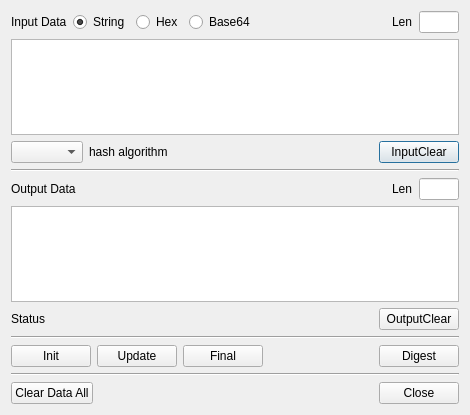
<?xml version="1.0" encoding="UTF-8"?>
<ui version="4.0">
 <class>GenHashDlg</class>
 <widget class="QDialog" name="GenHashDlg">
  <property name="geometry">
   <rect>
    <x>0</x>
    <y>0</y>
    <width>470</width>
    <height>415</height>
   </rect>
  </property>
  <property name="windowTitle">
   <string>Generate hash value</string>
  </property>
  <layout class="QVBoxLayout" name="verticalLayout">
   <item>
    <layout class="QHBoxLayout" name="horizontalLayout">
     <property name="topMargin">
      <number>0</number>
     </property>
     <item>
      <widget class="QLabel" name="label_2">
       <property name="text">
        <string>Input Data</string>
       </property>
      </widget>
     </item>
     <item>
      <widget class="QRadioButton" name="mInputStringRadio">
       <property name="text">
        <string>String</string>
       </property>
       <property name="checked">
        <bool>true</bool>
       </property>
      </widget>
     </item>
     <item>
      <widget class="QRadioButton" name="mInputHexRadio">
       <property name="text">
        <string>Hex</string>
       </property>
      </widget>
     </item>
     <item>
      <widget class="QRadioButton" name="mInputBase64Radio">
       <property name="text">
        <string>Base64</string>
       </property>
      </widget>
     </item>
     <item>
      <spacer name="horizontalSpacer">
       <property name="orientation">
        <enum>Qt::Horizontal</enum>
       </property>
       <property name="sizeHint" stdset="0">
        <size>
         <width>40</width>
         <height>20</height>
        </size>
       </property>
      </spacer>
     </item>
     <item>
      <widget class="QLabel" name="label_4">
       <property name="text">
        <string>Len</string>
       </property>
      </widget>
     </item>
     <item>
      <widget class="QLineEdit" name="mInputLenText">
       <property name="minimumSize">
        <size>
         <width>40</width>
         <height>0</height>
        </size>
       </property>
       <property name="maximumSize">
        <size>
         <width>40</width>
         <height>16777215</height>
        </size>
       </property>
       <property name="readOnly">
        <bool>true</bool>
       </property>
      </widget>
     </item>
    </layout>
   </item>
   <item>
    <widget class="QPlainTextEdit" name="mInputText"/>
   </item>
   <item>
    <layout class="QHBoxLayout" name="horizontalLayout_2">
     <item>
      <widget class="QComboBox" name="mOutputHashCombo"/>
     </item>
     <item>
      <widget class="QLabel" name="label">
       <property name="text">
        <string>hash algorithm</string>
       </property>
      </widget>
     </item>
     <item>
      <spacer name="horizontalSpacer_2">
       <property name="orientation">
        <enum>Qt::Horizontal</enum>
       </property>
       <property name="sizeHint" stdset="0">
        <size>
         <width>40</width>
         <height>20</height>
        </size>
       </property>
      </spacer>
     </item>
     <item>
      <widget class="QPushButton" name="mInputClearBtn">
       <property name="text">
        <string>InputClear</string>
       </property>
      </widget>
     </item>
    </layout>
   </item>
   <item>
    <widget class="Line" name="line">
     <property name="orientation">
      <enum>Qt::Horizontal</enum>
     </property>
    </widget>
   </item>
   <item>
    <layout class="QGridLayout" name="gridLayout_3">
     <property name="topMargin">
      <number>0</number>
     </property>
     <item row="0" column="3">
      <widget class="QLineEdit" name="mOutputLenText">
       <property name="minimumSize">
        <size>
         <width>40</width>
         <height>0</height>
        </size>
       </property>
       <property name="maximumSize">
        <size>
         <width>40</width>
         <height>16777215</height>
        </size>
       </property>
       <property name="readOnly">
        <bool>true</bool>
       </property>
      </widget>
     </item>
     <item row="0" column="0">
      <widget class="QLabel" name="label_3">
       <property name="text">
        <string>Output Data</string>
       </property>
      </widget>
     </item>
     <item row="0" column="1">
      <spacer name="horizontalSpacer_4">
       <property name="orientation">
        <enum>Qt::Horizontal</enum>
       </property>
       <property name="sizeHint" stdset="0">
        <size>
         <width>40</width>
         <height>20</height>
        </size>
       </property>
      </spacer>
     </item>
     <item row="0" column="2">
      <widget class="QLabel" name="label_5">
       <property name="text">
        <string>Len</string>
       </property>
      </widget>
     </item>
    </layout>
   </item>
   <item>
    <widget class="QPlainTextEdit" name="mOutputText"/>
   </item>
   <item>
    <layout class="QGridLayout" name="gridLayout_4">
     <property name="topMargin">
      <number>0</number>
     </property>
     <item row="0" column="0">
      <widget class="QLabel" name="mStatusLabel">
       <property name="text">
        <string>Status</string>
       </property>
      </widget>
     </item>
     <item row="0" column="2">
      <widget class="QPushButton" name="mOutputClearBtn">
       <property name="text">
        <string>OutputClear</string>
       </property>
      </widget>
     </item>
     <item row="0" column="1">
      <spacer name="horizontalSpacer_5">
       <property name="orientation">
        <enum>Qt::Horizontal</enum>
       </property>
       <property name="sizeHint" stdset="0">
        <size>
         <width>40</width>
         <height>20</height>
        </size>
       </property>
      </spacer>
     </item>
    </layout>
   </item>
   <item>
    <widget class="Line" name="line_3">
     <property name="orientation">
      <enum>Qt::Horizontal</enum>
     </property>
    </widget>
   </item>
   <item>
    <layout class="QGridLayout" name="gridLayout_2">
     <property name="topMargin">
      <number>0</number>
     </property>
     <item row="0" column="4">
      <widget class="QPushButton" name="mDigestBtn">
       <property name="text">
        <string>Digest</string>
       </property>
      </widget>
     </item>
     <item row="0" column="1">
      <widget class="QPushButton" name="mUpdateBtn">
       <property name="text">
        <string>Update</string>
       </property>
      </widget>
     </item>
     <item row="0" column="0">
      <widget class="QPushButton" name="mInitBtn">
       <property name="text">
        <string>Init</string>
       </property>
      </widget>
     </item>
     <item row="0" column="2">
      <widget class="QPushButton" name="mFinalBtn">
       <property name="text">
        <string>Final</string>
       </property>
      </widget>
     </item>
     <item row="0" column="3">
      <spacer name="horizontalSpacer_3">
       <property name="orientation">
        <enum>Qt::Horizontal</enum>
       </property>
       <property name="sizeHint" stdset="0">
        <size>
         <width>40</width>
         <height>20</height>
        </size>
       </property>
      </spacer>
     </item>
    </layout>
   </item>
   <item>
    <widget class="Line" name="line_2">
     <property name="orientation">
      <enum>Qt::Horizontal</enum>
     </property>
    </widget>
   </item>
   <item>
    <layout class="QGridLayout" name="gridLayout">
     <property name="topMargin">
      <number>0</number>
     </property>
     <item row="0" column="2">
      <widget class="QPushButton" name="mCloseBtn">
       <property name="text">
        <string>Close</string>
       </property>
      </widget>
     </item>
     <item row="0" column="0">
      <widget class="QPushButton" name="mClearDataAllBtn">
       <property name="text">
        <string>Clear Data All</string>
       </property>
      </widget>
     </item>
     <item row="0" column="1">
      <spacer name="horizontalSpacer_6">
       <property name="orientation">
        <enum>Qt::Horizontal</enum>
       </property>
       <property name="sizeHint" stdset="0">
        <size>
         <width>40</width>
         <height>20</height>
        </size>
       </property>
      </spacer>
     </item>
    </layout>
   </item>
  </layout>
 </widget>
 <tabstops>
  <tabstop>mInputStringRadio</tabstop>
  <tabstop>mInputHexRadio</tabstop>
  <tabstop>mInputBase64Radio</tabstop>
  <tabstop>mInputLenText</tabstop>
  <tabstop>mInputText</tabstop>
  <tabstop>mOutputHashCombo</tabstop>
  <tabstop>mInputClearBtn</tabstop>
  <tabstop>mOutputLenText</tabstop>
  <tabstop>mOutputText</tabstop>
  <tabstop>mOutputClearBtn</tabstop>
  <tabstop>mInitBtn</tabstop>
  <tabstop>mUpdateBtn</tabstop>
  <tabstop>mFinalBtn</tabstop>
  <tabstop>mDigestBtn</tabstop>
  <tabstop>mClearDataAllBtn</tabstop>
  <tabstop>mCloseBtn</tabstop>
 </tabstops>
 <resources/>
 <connections/>
</ui>
